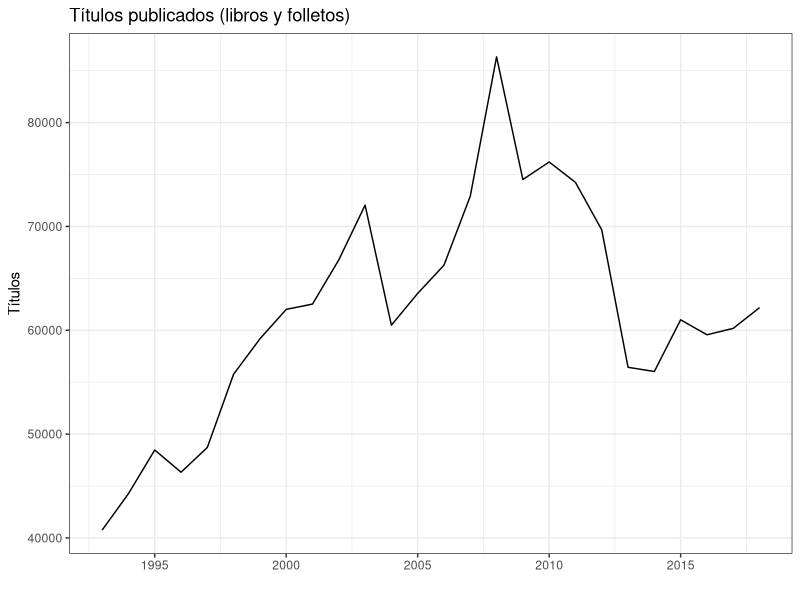
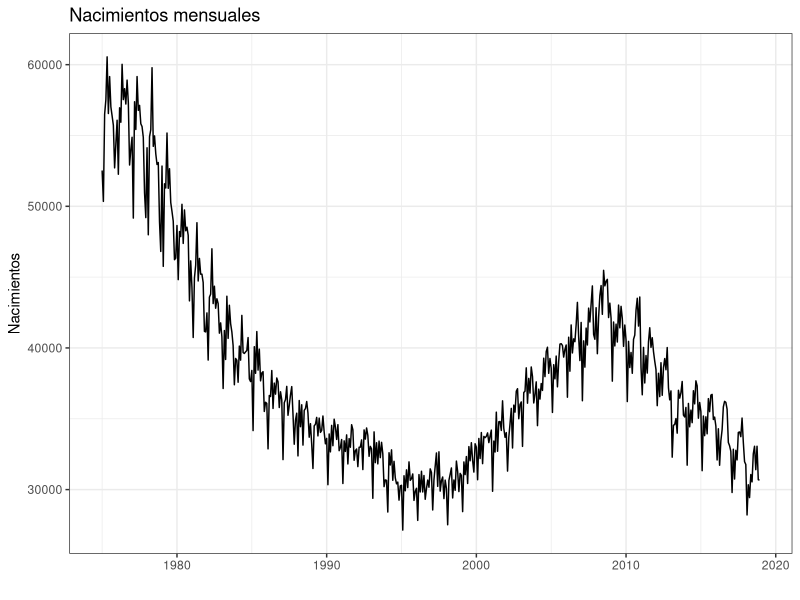
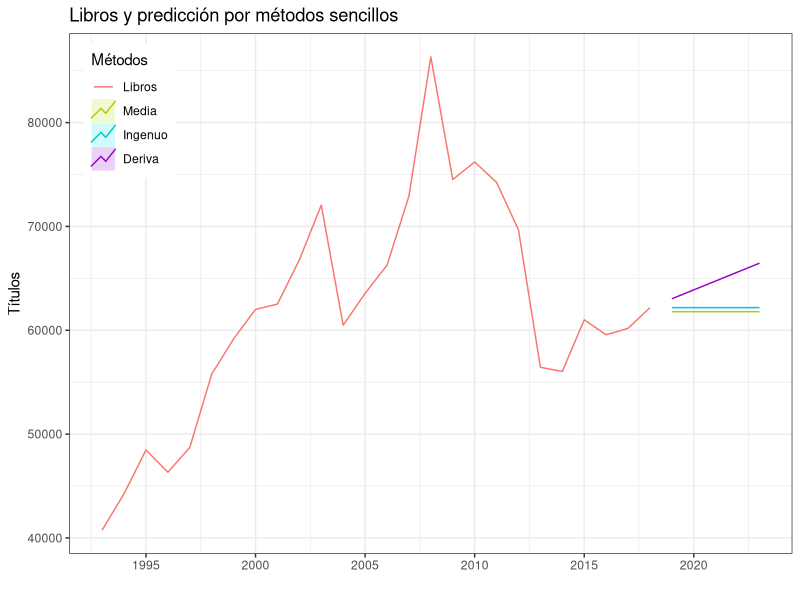
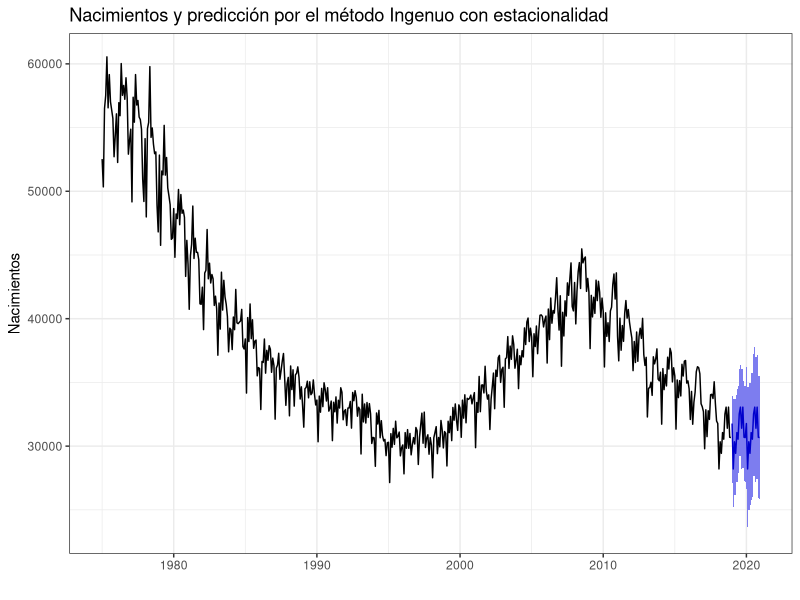
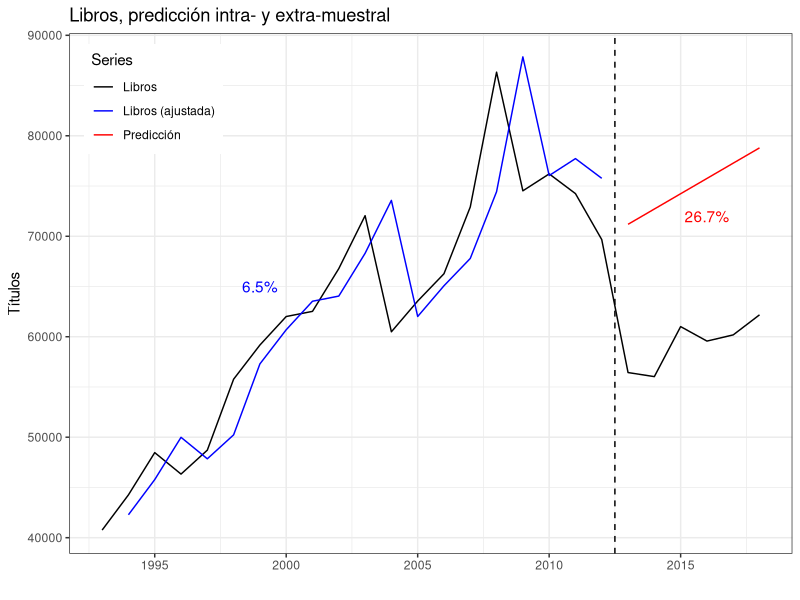
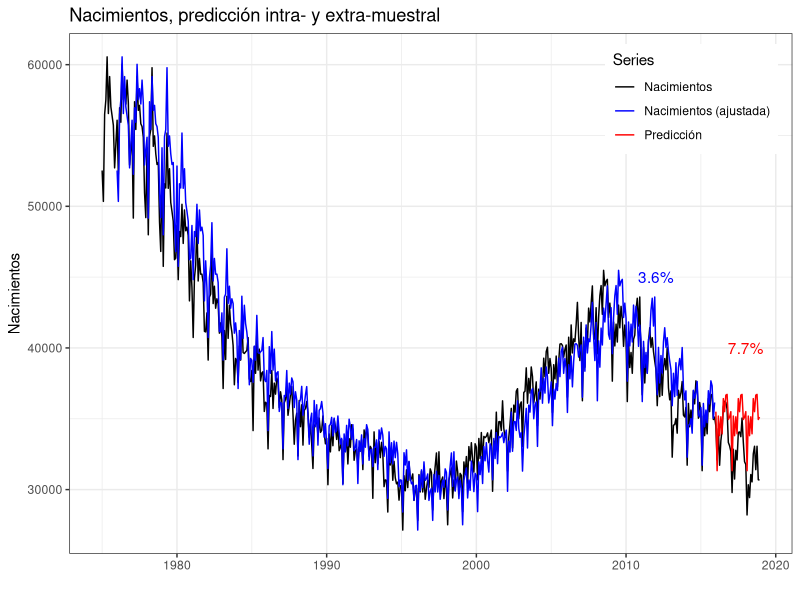
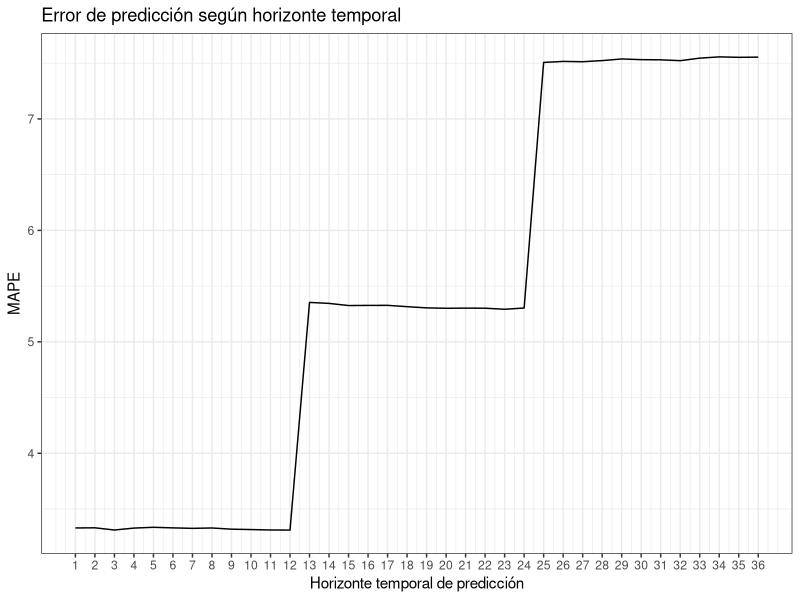

Source code (R) for these figures, in order:
#----------------------------------------------------------
# CODIGO TEMA 3
#----------------------------------------------------------
#
#
#
#----------------------------------------------------------
# Librerias
library(forecast)
library(ggplot2); theme_set(theme_bw())
#----------------------------------------------------------
#
#
#
#----------------------------------------------------------
# Importamos series
#----------------------------------------------------------
# Libros
libros <- read.csv2("./series/libros.csv", 
                    header = TRUE)

libros <- ts(libros[, 2], start = 1993, 
             frequency  = 1)

autoplot(libros,
         xlab = "",
         ylab = "Títulos",
         main = "Títulos publicados (libros y folletos)")

# Nacimientos
nacimientos <- read.csv2("./series/nacimientos.csv", 
                         header = TRUE)

nacimientos <- ts(nacimientos[, 2],
                  start = c(1975, 1),
                  frequency = 12)

autoplot(nacimientos,
         xlab = "",
         ylab = "Nacimientos",
         main = "Nacimientos mensuales")
#----------------------------------------------------------
#
#
#
#----------------------------------------------------------
# Metodos sencillos
#----------------------------------------------------------
# Libros
mediaLibros <- meanf(libros, h = 5)
naiveLibros <- naive(libros, h = 5)
derivaLibros <- rwf(libros,  h = 5, drift = TRUE)

accuracy(mediaLibros)
accuracy(naiveLibros)
accuracy(derivaLibros)

autoplot(libros, series = "Libros",
         xlab = "",
         ylab = "Títulos",
         main = "Libros y predicción por métodos sencillos") +
  autolayer(mediaLibros, series="Media", PI = FALSE) +
  autolayer(naiveLibros, series="Ingenuo", PI = FALSE) +
  autolayer(derivaLibros, series="Deriva", PI = FALSE) +
  scale_colour_discrete(limits=c("Libros", "Media", "Ingenuo", "Deriva")) +
  guides(colour = guide_legend(title = "Métodos")) + 
  theme(legend.position=c(0.02,0.98), legend.justification=c(0,1))


# Nacimientos
snaive.nacimientos <- snaive(nacimientos, 
                             h = 24, 
                             level = 95)

accuracy(snaive.nacimientos)

autoplot(snaive.nacimientos,
         xlab = "",
         ylab = "Nacimientos",
         main = "Nacimientos y predicción por el método Ingenuo con estacionalidad")
#----------------------------------------------------------
#
#
#
#----------------------------------------------------------
# Evaluación de las predicciones: training set/test set
#----------------------------------------------------------
# Libros
librosIntra <- subset(libros, end = length(libros) - 6)
librosExtra <- subset(libros, start = length(libros) - 5)

librosExtraPre <- rwf(librosIntra,  h = 6, drift = TRUE)

accuracy(librosExtraPre, librosExtra)

autoplot(libros, series = "Libros",
         main="Libros, predicción intra- y extra-muestral",
         xlab="", 
         ylab="Títulos") +
  autolayer(fitted(librosExtraPre), series = "Libros (ajustada)") + 
  autolayer(librosExtraPre$mean, series = "Predicción") + 
  geom_vline(xintercept = 2012.5, lty = 2, col = "black") +
  scale_colour_manual(values=c("Libros"="black",
                               "Libros (ajustada)"="blue", 
                               "Predicción" = "red")) +
  guides(colour = guide_legend(title = "Series")) +
  annotate("text", x=1999, y=65000, label="6.5%", colour = "blue") +
  annotate("text", x=2016, y=72000, label="26.7%", colour = "red") +
  theme(legend.position=c(0.02,0.98), legend.justification=c(0,1)) 

# Nacimientos
nacimientosIntra <- subset(nacimientos, end = length(nacimientos) - 36)
nacimientosExtra <- subset(nacimientos, start = length(nacimientos) - 35)

nacimientosExtraPre <- snaive(nacimientosIntra, h = 36)

accuracy(nacimientosExtraPre, nacimientosExtra)

autoplot(nacimientos, series = "Nacimientos",
         main="Nacimientos, predicción intra- y extra-muestral",
         xlab="", 
         ylab="Nacimientos") +
  autolayer(fitted(nacimientosExtraPre), series = "Nacimientos (ajustada)") + 
  autolayer(nacimientosExtraPre$mean, series = "Predicción") + 
  scale_colour_manual(values=c("Nacimientos"="black",
                               "Nacimientos (ajustada)"="blue", 
                               "Predicción" = "red")) +
  guides(colour = guide_legend(title = "Series")) +
  annotate("text", x=2012, y=45000, label="3.6%", colour = "blue") +
  annotate("text", x=2018, y=40000, label="7.7%", colour = "red") + 
  theme(legend.position=c(0.98,0.98), legend.justification=c(1,1)) 
#----------------------------------------------------------
#
#
#
#----------------------------------------------------------
# Evaluación de las predicciones:  Origen de predicción móvil
#----------------------------------------------------------
# Nacimientos
k <- 120                  
h <- 36                   
TT <- length(nacimientos) 
s <- TT - k - h           

mapeSnaive <- matrix(NA, s + 1, h)
for (i in 0:s) {
  train.set <- subset(nacimientos, start = i + 1, end = i + k)
  test.set <-  subset(nacimientos, start = i + k + 1, end = i + k + h)
  
  fcast <- snaive(train.set, h = h)
  mapeSnaive[i + 1,] <- 100*abs(test.set - fcast$mean)/test.set
}

mapeSnaive <- colMeans(mapeSnaive)

ggplot() +
  geom_line(aes(x = 1:h, y = mapeSnaive)) +
  ggtitle("Error de predicción según horizonte temporal") +
  xlab("Horizonte temporal de predicción") +
  ylab("MAPE") +
  scale_x_continuous(breaks= 1:h)
